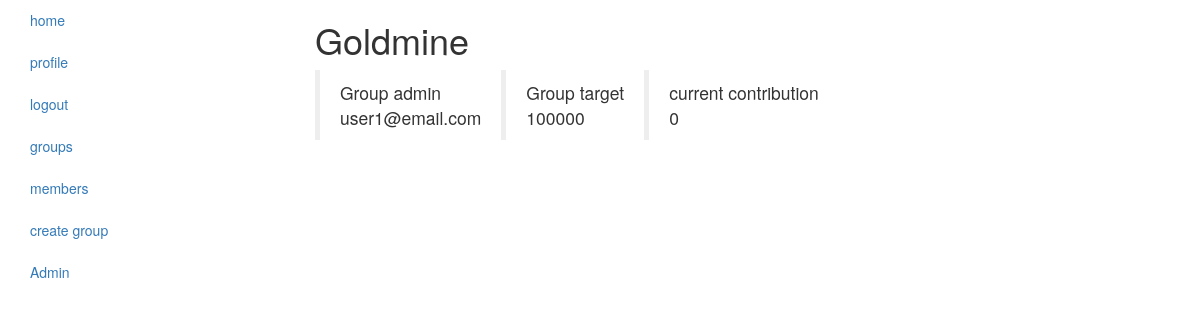
/group (signed in), run on an earlier commit of the app's database.
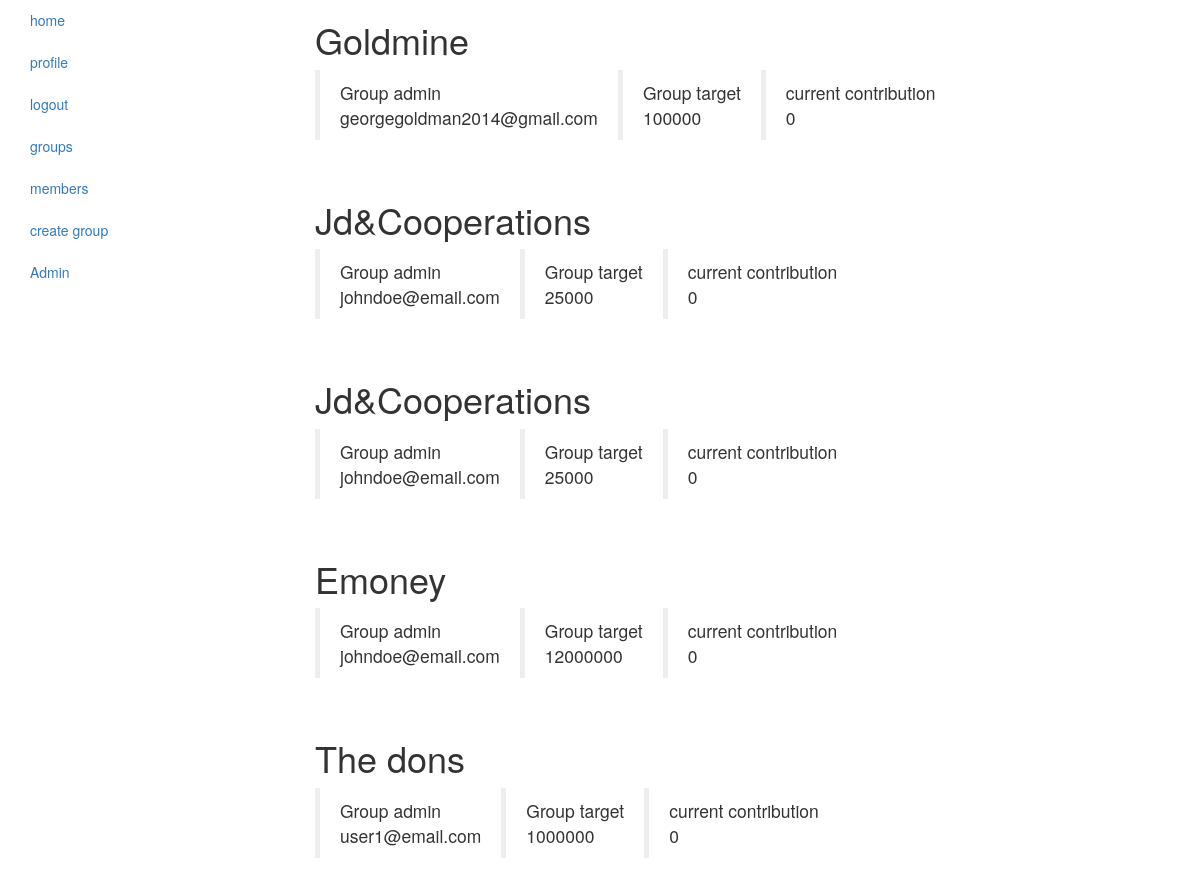
And on a later commit of the database.
### application/models.py (models this page shows, shortened)
class Group(db.Model):
    id = db.Column(db.Integer, primary_key=True)
    group_name = db.Column(db.String(80))
    group_admin = db.Column(db.String(80))
    group_members = db.Column(db.Integer)
    group_target = db.Column(db.Integer)
    current_contribution = db.Column(db.Integer)
    member = db.relationship('Member', backref='members', lazy=True)
    user_id = db.Column(db.Integer, db.ForeignKey('user.id'))

### application/views.py (the view)
@view.route('/group')
@login_required
def group():
    group  = Group.query.all()
    return render_template('group.html', groups=group)

### application/__init__.py (called while the page is built)
@login_manager.user_loader
def load_user(user_id):
    return User.query.get(user_id)

### application/templates/group.html
{% extends 'layout.html' %}
{%block content %}
    {% for group in groups%}
      <div>
        <h1>{{group.group_name}}</h1>
        <table>
          <tr>
              <td >
                    <blockquote>Group admin<br>
                  {{group.group_admin}}</blockquote>
              </td>
              <td colspan="7">
                    <blockquote>Group target <br>
                  {{group.group_target}}</blockquote>
              </td>
              <td colspan="7">
                    <blockquote> current contribution<br>
                  {{group.current_contribution}}</blockquote>
              </td>
          </tr>
        </table>
      </div><br>
    {% endfor %}
{% endblock %}

### application/templates/layout.html (shortened to what this page needs)
<!DOCTYPE html>
<html lang="en" dir="ltr">
	<head>
		<link rel="stylesheet" href="{{ url_for('static', filename='bootstrap.min.css') }}">
	</head>
	<body>
		<div class="col-lg-2">
			<ul class="nav nav-pills nav-stacked">
				<li><a href="{{ url_for('view.home')}}">home</a></li>
				{% if current_user.is_authenticated%}
				<li><a href="/account_home">profile</a></li>
				<li><a href="{{url_for('auth.logout')}}">logout</a></li>
				<li><a href="/group">groups</a></li>
				<li><a href="#">members</a></li>
				<li><a href="/admin_signup">create group</a></li>
				{% endif %}
				{% if current_user.is_admin == True %}
					<li><a href="#">Admin</a></li>
				{% endif %}
			</ul>
		</div>
		<div class="col-lg-9 pull-right">
			{% block content %}
			{% endblock %}
		</div>
	</body>
</html>

What changed in the data, as far as the page shows it:
changed Group "Goldmine": group_admin "user1@email.com" → "georgegoldman2014@gmail.com"
added Group: group_name "Jd&Cooperations", group_admin "johndoe@email.com", group_target "25000", current_contribution "0"
added Group: group_name "Jd&Cooperations", group_admin "johndoe@email.com", group_target "25000", current_contribution "0"
added Group: group_name "Emoney", group_admin "johndoe@email.com", group_target "12000000", current_contribution "0"
added Group: group_name "The dons", group_admin "user1@email.com", group_target "1000000", current_contribution "0"
